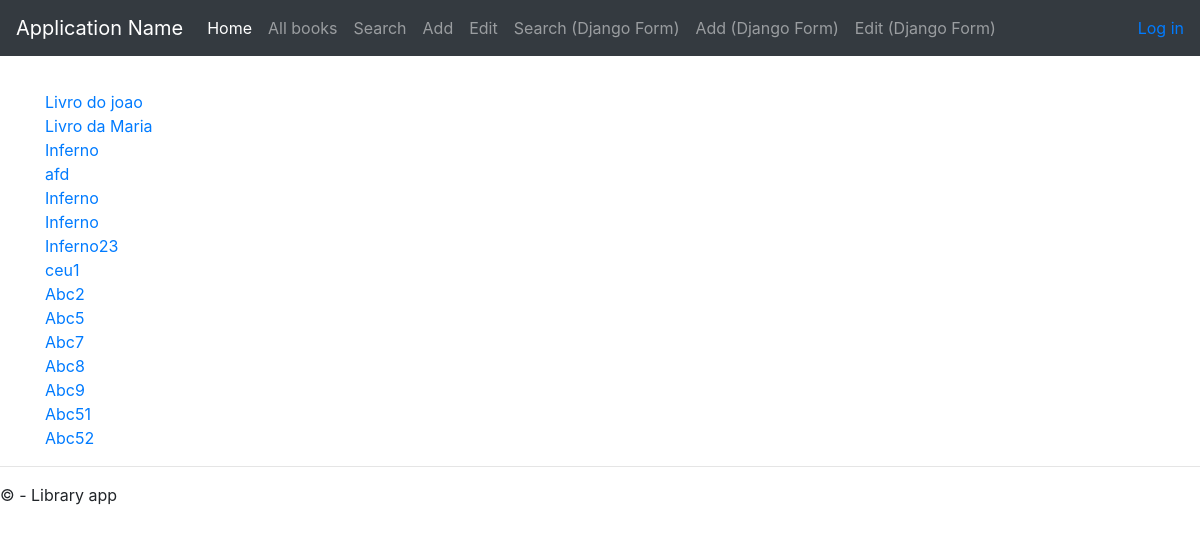
The page /allBooks on the database its author committed.
### library_app/models.py (models this page shows, shortened)
class Book(models.Model):
    title = models.CharField(max_length=80)
    date = models.DateField()
    authors = models.ManyToManyField(Author)
    publisher = models.ForeignKey(Publisher, on_delete=models.CASCADE)

### library_app/views.py (the view)
# urls.py: path('allBooks', views.allBooks, name='allBooks'),
def allBooks(request):
    books = Book.objects.all()
    tparams = {
        'books' : books
    }
    return render(request, 'allBooks.html', tparams)

### templates/allBooks.html
{% extends "layout.html" %}
{% block content %}
    {% for book in books %}
        <a href="{% url 'bookDisplay' book.id %}">{{  book.title }}</a>
        <br />
    {% endfor %}
{% endblock %}

### templates/layout.html (shortened to what this page needs)
<!doctype html>
<html lang="en">
  <head>
    {% load static %}
    <link rel="stylesheet" type="text/css" href="{% static 'css/bootstrap.min.css' %}" />
    <link rel="stylesheet" type="text/css" href="{% static 'css/site.css' %}" />
  </head>
  <body>
    <nav class="navbar navbar-expand-md navbar-dark fixed-top bg-dark">
      <a class="navbar-brand" href="#">Application Name</a>
      <div class="collapse navbar-collapse" id="navbarDefault">
        <ul class="navbar-nav mr-auto">
            <li class="nav-item active">
                <a class="nav-link" href="{% url 'home' %}">Home</a>
            </li>
            <li class="nav-item">
                <a class="nav-link" href="{% url 'allBooks' %}">All books</a>
            </li>
            <li class="nav-item">
                <a class="nav-link" href="{% url 'bookSearch' %}">Search</a>
            </li>
            <li class="nav-item">
                <a class="nav-link" href="{% url 'insert' %}">Add</a>
            </li>
            <li class="nav-item">
                <a class="nav-link" href="{% url 'edit' %}">Edit</a>
            </li>
            <li class="nav-item">
                <a class="nav-link" href="{% url 'bookQuery' %}">Search (Django Form)</a>
            </li>
            <li class="nav-item">
                <a class="nav-link">Add (Django Form)</a>
            </li>
            <li class="nav-item">
                <a class="nav-link">Edit (Django Form)</a>
            </li>
        </ul>
          {% include "loginpartial.html" %}
      </div>
    </nav>
    <main role="main">
        <div class="container body-content">
            {% block content %} {% endblock %}
        </div>
    </main>
    <footer>
        <hr />
        <p>&copy; {{ year }} - Library app</p>
    </footer>
  </body>
</html>

### templates/loginpartial.html
{% if user.is_authenticated %}
<form id="logoutForm" action="/logout" method="get" class="form-inline my-2 my-lg-0">
    {% csrf_token %}
    <span class="navbar-brand">Hello {{ user.username }}!</span>
    <a href="javascript:document.getElementById('logoutForm').submit()">Log off</a>
</form>
{% else %}
<ul class="navbar-nav navbar-right">
    <li><a href="{% url 'login' %}">Log in</a></li>
</ul>
{% endif %}

### library_app/static/css/site.css (style rules this page uses)
.body-content { padding-left: 15px; padding-right: 15px; }

### rows shown on the page
Book: title "Livro do joao"
Book: title "Livro da Maria"
Book: title "Inferno"
Book: title "afd"
Book: title "Inferno"
Book: title "Inferno"
Book: title "Inferno23"
Book: title "ceu1"
Book: title "Abc2"
Book: title "Abc5"
Book: title "Abc7"
Book: title "Abc8"
Book: title "Abc9"
Book: title "Abc51"
Book: title "Abc52"
